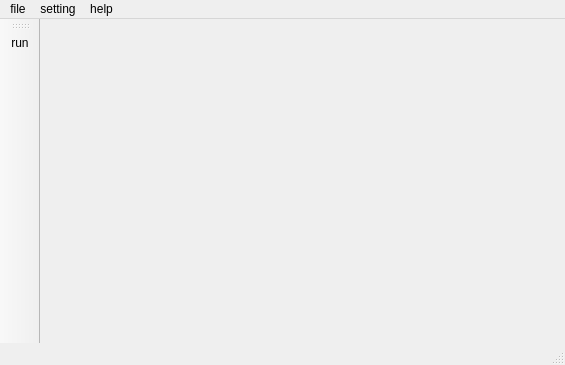
<?xml version="1.0" encoding="UTF-8"?>
<ui version="4.0">
 <class>MainWindow</class>
 <widget class="QMainWindow" name="MainWindow">
  <property name="geometry">
   <rect>
    <x>0</x>
    <y>0</y>
    <width>565</width>
    <height>365</height>
   </rect>
  </property>
  <property name="windowTitle">
   <string>MainWindow</string>
  </property>
  <widget class="QWidget" name="centralwidget"/>
  <widget class="QMenuBar" name="menubar">
   <property name="geometry">
    <rect>
     <x>0</x>
     <y>0</y>
     <width>565</width>
     <height>22</height>
    </rect>
   </property>
   <widget class="QMenu" name="menufile">
    <property name="title">
     <string>file</string>
    </property>
    <addaction name="actionopen"/>
    <addaction name="separator"/>
    <addaction name="actionclose"/>
    <addaction name="separator"/>
   </widget>
   <widget class="QMenu" name="menusetting">
    <property name="title">
     <string>setting</string>
    </property>
    <addaction name="actionthem"/>
   </widget>
   <widget class="QMenu" name="menuhelp">
    <property name="title">
     <string>help</string>
    </property>
    <addaction name="actionabout"/>
   </widget>
   <addaction name="menufile"/>
   <addaction name="menusetting"/>
   <addaction name="menuhelp"/>
  </widget>
  <widget class="QStatusBar" name="statusbar"/>
  <widget class="QToolBar" name="toolBar">
   <property name="windowTitle">
    <string>toolBar</string>
   </property>
   <attribute name="toolBarArea">
    <enum>LeftToolBarArea</enum>
   </attribute>
   <attribute name="toolBarBreak">
    <bool>false</bool>
   </attribute>
   <addaction name="actionrun"/>
  </widget>
  <action name="actionopen">
   <property name="text">
    <string>open</string>
   </property>
  </action>
  <action name="actionclose">
   <property name="text">
    <string>close</string>
   </property>
  </action>
  <action name="actionthem">
   <property name="text">
    <string>them</string>
   </property>
  </action>
  <action name="actionabout">
   <property name="text">
    <string>about</string>
   </property>
  </action>
  <action name="actionrun">
   <property name="icon">
    <iconset resource="images.qrc">
     <normaloff>:/图标.ico</normaloff>:/图标.ico</iconset>
   </property>
   <property name="text">
    <string>run</string>
   </property>
   <property name="toolTip">
    <string>run</string>
   </property>
  </action>
 </widget>
 <resources>
  <include location="images.qrc"/>
 </resources>
 <connections/>
</ui>
